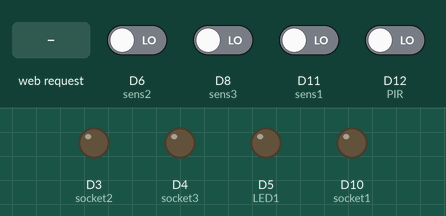
Simulated run of this sketch. Board: Arduino MKR. Shown: output pins drawn as LEDs (lit = HIGH). The inputs (shaded band) are chosen by the test bench; at power-on: D6 (sens2), D8 (sens3), D11 (sens1), D12 (PIR) LOW. WiFi joins after 1.5 s; servers stay silent unless stated; what the sketch prints to the serial monitor is not drawn.

Above: at 12.7 s.
12.8 s: HTTP request GET /socket1 received
At 14.0 s:
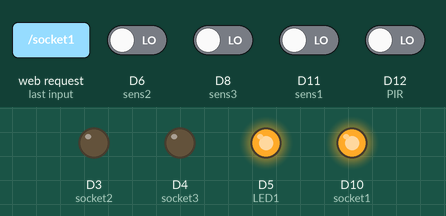
14.3 s: HTTP request GET /socket2 received
At 15.2 s:
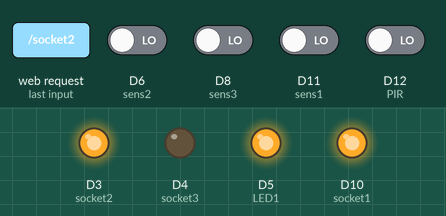
15.8 s: HTTP request GET /socket3 received
At 16.4 s:
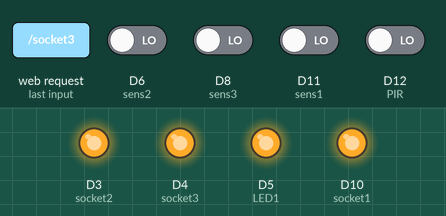
17.3 s: HTTP request GET /socket1 received
At 18.5 s:
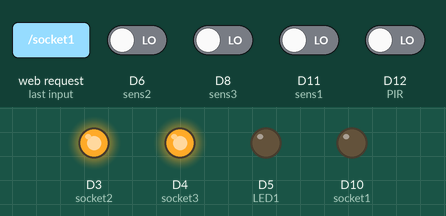
18.8 s: HTTP request GET /socket2 received
At 19.9 s:
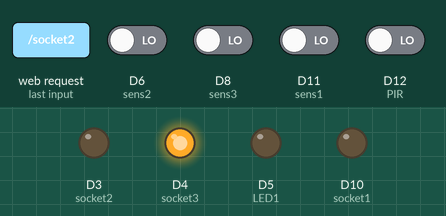
Timing chart, 0 to 32.3 s (numbered marks = the images above; inputs shaded):
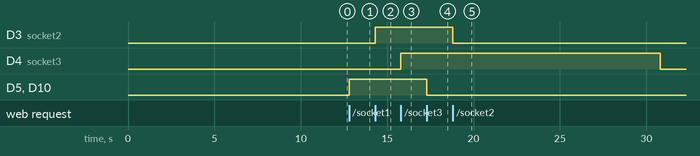

Measured:
- after the input at 12.8 s, D5 (LED1), D10 (socket1): LOW → HIGH at once
- after the input at 14.3 s, D3 (socket2): LOW → HIGH at once
- after the input at 15.8 s, D4 (socket3): LOW → HIGH at once
- after the input at 17.3 s, D5 (LED1), D10 (socket1): HIGH → LOW at once
- after the input at 18.8 s, D3 (socket2): HIGH → LOW after 0.00 s instead of 12.0 s

The sketch:

6BHL-kopia.ino
```cpp
#include <SPI.h>
#include <WiFiNINA.h>
#include <Time.h>

#include "arduino_secrets.h"
char ssid[] = SECRET_SSID;        // your network SSID (name)
char pass[] = SECRET_PASS;    // your network password (use for WPA, or use as key for WEP)
int keyIndex = 0;                 // your network key index number (needed only for WEP)

String newName = "";
int nameLength;
String newTime1 = "";
int timeLength1;
String newTimeHour1 = "";
String newTimeMinute1 = "";
String newTime2 = "";
int timeLength2;
String newTimeHour2 = "";
String newTimeMinute2 = "";
String newTime3 = "";
int timeLength3;
String newTimeHour3 = "";
String newTimeMinute3 = "";

int socket1 = 10;
int socket2 = 3;
int socket3 = 4;

int optionSocket1 = 1;
int optionSocket2 = 1;
int optionSocket3 = 1;

int PIR = 12;
int moveFound;

unsigned long myTime;
unsigned long endTime;
unsigned long ONTime = 15000;

int sens1 = 11;
int sens2 = 6;
int sens3 = 8;

int LED1 = 5;

String currentLine = "";
char c;

int status = WL_IDLE_STATUS;
WiFiServer server(80);
WiFiClient client;

void setup() {
  Serial.begin(9600);
  pinMode(socket1, OUTPUT);
  pinMode(socket2, OUTPUT);
  pinMode(socket3, OUTPUT);

  pinMode(sens1, INPUT);
  pinMode(sens2, INPUT);
  pinMode(sens3, INPUT);

  pinMode(PIR, INPUT);
  pinMode(LED1, OUTPUT);


  if (WiFi.status() == WL_NO_MODULE) {
    Serial.println("Communication with WiFi module failed!");
    while (true);
  }

  String fv = WiFi.firmwareVersion();
  if (fv < WIFI_FIRMWARE_LATEST_VERSION) {
    Serial.println("Please upgrade the firmware");
  }

  while (status != WL_CONNECTED) {
    Serial.print("Attempting to connect to Network named: ");
    Serial.println(ssid);

    status = WiFi.begin(ssid, pass);
    delay(10000);
  }
  server.begin();
  printWifiStatus();

  myTime = millis();
  endTime = millis() + ONTime;
}


void loop() {
  if (digitalRead(socket1) == HIGH) {
    digitalWrite(LED1, HIGH);
  } else {
    digitalWrite(LED1, LOW);
  }

  client = server.available();

  myTime = millis();
  moveFound = digitalRead(PIR);

  Serial.print(myTime);
  Serial.print(" : ");
  Serial.print(endTime);
  Serial.print(" : ");
  Serial.println(digitalRead(PIR));

  if (moveFound == HIGH) {
    endTime = millis() + ONTime;
  }

  turnOffAfterTime();

  if (client) {
    Serial.println("new client");
    while (client.connected()) {
      if (client.available()) {
        c = client.read();
        Serial.write(c);
        if (c == '\n') {

          if (currentLine.length() == 0) {
              printSite();
            break;
          } else {
            currentLine = "";
          }
        } else if (c != '\r') {
          currentLine += c;
        }
        siteAnswer();
      }
    }

    client.stop();
    Serial.println("client disconnected");
  }
}

void printSite() {
  client.println("HTTP/1.1 200 OK");
  client.println("Content-type:text/html");
  client.println();

  client.print("<form action=\"/\" method=\"get\"><table><tr><td>Tryb pracy gniazdka nr 1:</td><td><select name=\"optionSocket1\" list=\"socket1\">");
  client.print("<option value=\"1\">1.Reczne ustawianie gniazdek</option><option selected=\"selected\" value=\"2\">2.Automatycznie po czasie</option><option value=\"3\">3.Wyznaczenie godzin pracy</option>");
  client.print("</td><td><input type=\"submit\"></td></tr>");
  client.print("<tr><td>Tryb pracy gniazdka nr 2:</td><td><select name=\"optionSocket2\" list=\"socket2\">");
  client.print("<option value=\"1\">1.Reczne ustawianie gniazdek</option><option value=\"2\">2.Automatycznie po czasie</option><option selected=\"selected\" value=\"3\">3.Wyznaczenie godzin pracy</option>");
  client.print("</td><td><input type=\"submit\"></td></tr>");
  client.print("<tr><td>Tryb pracy gniazdka nr 3:</td><td><select name=\"optionSocket3\" list=\"socket3\">");
  client.print("<option value=\"1\">1.Reczne ustawianie gniazdek</option><option value=\"2\">2.Automatycznie po czasie</option><option value=\"3\">3.Wyznaczenie godzin pracy</option>");
  client.print("</td><td><input type=\"submit\"></form></td></tr></table><br>");

  if (digitalRead(socket1) == LOW) {
    client.print("Kliknij <a href=\"/socket1\">tutaj</a> aby wlaczyc 1 gniazdko<br>");
  } else {
    client.print("Kliknij <a href=\"/socket1\">tutaj</a> aby wylaczyc 1 gniazdko<br>");
  }
  if (digitalRead(socket2) == LOW) {
    client.print("Kliknij <a href=\"/socket2\">tutaj</a> aby wlaczyc 2 gniazdko<br>");
  } else {
    client.print("Kliknij <a href=\"/socket2\">tutaj</a> aby wylaczyc 2 gniazdko<br>");
  }
  if (digitalRead(socket3) == LOW) {
    client.print("Kliknij <a href=\"/socket3\">tutaj</a> aby wlaczyc 3 gniazdko<br><br>");
  } else {
    client.print("Kliknij <a href=\"/socket3\">tutaj</a> aby wylaczyc 3 gniazdko<br><br>");
  }

  client.print("<form action=\"/\" method=\"get\"><table><tr><td>Czas uruchomienia gniazdka nr 1</td><td><input type=\"time\" name=\"startTime1\" value=\"13:30\"></td><td><input type=\"submit\"></td></tr>");
  client.print("<tr><td>Czas wylaczenia gniazdka nr 1</td><td><input type=\"time\" name=\"endTime1\" value=\"16:30\"></td><td><input type=\"submit\"><br></td></tr>");
  client.print("<tr><td>Czas uruchomienia gniazdka nr 2</td><td><input type=\"time\" name=\"startTime2\" value=\"22:30\"></td><td><input type=\"submit\"><br></td></tr>");
  client.print("<tr><td>Czas wylaczenia gniazdka nr 2</td><td><input type=\"time\" name=\"endTime2\" value=\"23:12\"></td><td><input type=\"submit\"><br></td></tr>");
  client.print("<tr><td>Czas uruchomienia gniazdka nr 3</td><td><input type=\"time\" name=\"startTime3\" value=\"05:45\"></td><td><input type=\"submit\"><br></td></tr>");
  client.print("<tr><td>Czas wylaczenia gniazdka nr 3</td><td><input type=\"time\" name=\"endTime3\" value=\"06:30\"></td><td><input type=\"submit\"></form></td></tr>");

  client.println();
}

void siteAnswer(){

  if (currentLine.endsWith("GET /socket1")) {
    if (digitalRead(socket1) == LOW && digitalRead(sens1) == LOW){
      digitalWrite(socket1, HIGH);
      endTime = millis() + ONTime;
    } else {
      digitalWrite(socket1, LOW);
    }
  }

  if (currentLine.endsWith("GET /socket2")) {
    if (digitalRead(socket2) == LOW && digitalRead(sens2) == LOW){
      digitalWrite(socket2, HIGH);
      endTime = millis() + ONTime;
    } else {
      digitalWrite(socket2, LOW);
    }
  }

  if (currentLine.endsWith("GET /socket3")) {
    if (digitalRead(socket3) == LOW && digitalRead(sens3) == LOW){
      digitalWrite(socket3, HIGH);
      endTime = millis() + ONTime;
    } else {
      digitalWrite(socket3, LOW);
    }
  }

  if (currentLine.endsWith("GET /R")) {
    newName = "";
  }

  if (currentLine.startsWith("GET /?name=") && currentLine.endsWith("HTTP/1.1")) {
    newName = "";
    nameLength = currentLine.length();
    nameLength -= 20;
    for (int i = 0; i < nameLength; i++) {
      newName += currentLine.charAt(11 + i);
    }
  }

  if (currentLine.startsWith("GET /?startTime1=") && currentLine.endsWith("HTTP/1.1")) {
    newTime1 = "";
    timeLength1 = currentLine.length();
    timeLength1 -= 25;
    for (int i = 0; i < timeLength1; i++) {
      newTime1 += currentLine.charAt(16 + i);
    }
  }
}

void turnOffAfterTime() {
  if (myTime > endTime) {
    if (optionSocket1 == 1 && digitalRead(socket1) == HIGH && digitalRead(sens1) == LOW){
      digitalWrite(socket1, LOW);
      client.println("Gniazdko nr 1 zostało wyłączone");
    }
    if (optionSocket2 == 1 && digitalRead(socket2) == HIGH && digitalRead(sens2) == LOW){
      digitalWrite(socket2, LOW);
    }
    if (optionSocket3 == 1 && digitalRead(socket3) == HIGH && digitalRead(sens3) == LOW){
      digitalWrite(socket3, LOW);
    }
  }
}

void printWifiStatus() {
  // print the SSID of the network you're attached to:
  Serial.print("SSID: ");
  Serial.println(WiFi.SSID());

  // print your board's IP address:
  IPAddress ip = WiFi.localIP();
  Serial.print("IP Address: ");
  Serial.println(ip);

  // print the received signal strength:
  long rssi = WiFi.RSSI();
  Serial.print("signal strength (RSSI):");
  Serial.print(rssi);
  Serial.println(" dBm");
  // print where to go in a browser:
  Serial.print("To see this page in action, open a browser to http://");
  Serial.println(ip);
}
```

arduino_secrets.h
```cpp
#define SECRET_SSID "TP-Link_8465"
#define SECRET_PASS "33199290"
```
